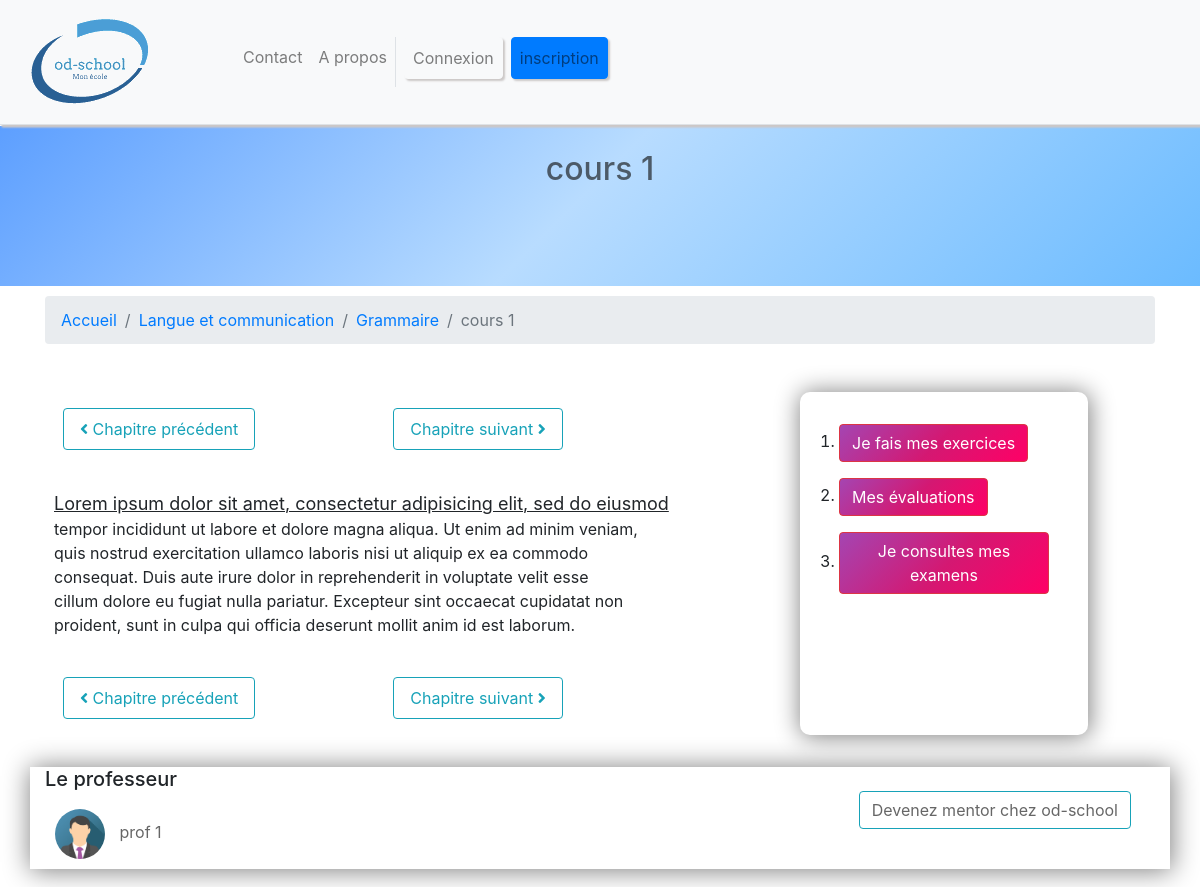
Page /cours/cours-1 on the committed database.
### tables this page shows
CREATE TABLE `chapitre` (
  `id_chapitre` int(11) NOT NULL,
  `titre_chapitre` varchar(100) DEFAULT NULL,
  `contenu_chapitre` longtext,
  `link_chapitre` varchar(255) NOT NULL,
  `matiere_id_matiere` int(11) NOT NULL,
  `date` timestamp NOT NULL DEFAULT CURRENT_TIMESTAMP
);

CREATE TABLE `profil` (
  `id_profil` int(11) NOT NULL,
  `nom_complet` varchar(70) DEFAULT NULL,
  `url_nom_complet` varchar(100) NOT NULL,
  `tel` varchar(45) DEFAULT NULL,
  `photo` varchar(45) DEFAULT NULL,
  `email` varchar(45) DEFAULT NULL,
  `a_propos` longtext,
  `sexe` varchar(20) NOT NULL
);

### application/controllers/Cours.php (called while the page is built, shortened)
<?php
class Cours extends CI_controller
{
	function index($matiereC){
		$this->load->model('public/Home_model');
		$data['AllInfoChapitre']=$this->Home_model->getAllchapitres($matiereC);
		$data['AllChapitre']=$this->Home_model->getChapitre($matiereC);
		$data['IDdomaine']=$this->Home_model->getIDdomaine($data['AllChapitre']['matiere_id_matiere']);
		$data['domaine']=$this->Home_model->getdomaineFDA($data['IDdomaine']['domaine_id_domaine']);
		$data['matiere']=$this->Home_model->getmatiereFDA($data['AllChapitre']['matiere_id_matiere']);
		$this->mybreadcrumb->add('Accueil', base_url());
		$this->mybreadcrumb->add($data['domaine']['domaine'], base_url('CM2/').$data['domaine']['url']);
        $this->mybreadcrumb->add($data['matiere']['matiere'], base_url('activite/').$data['matiere']['link_matiere']);
		$this->mybreadcrumb->add($data['AllChapitre']['titre_chapitre'], base_url());
		$data['breadcrumbs']=$this->mybreadcrumb->render();
		$data['id_chapitre']=$this->Home_model->getProfilByIdChapitre($data['AllChapitre']['id_chapitre']);
		$data['url_profil']=$this->Home_model->getProfilUrl($data['id_chapitre']['profil_id_profil']);
		$this->load->view('public/matiereAleatoire',$data);
	}
}

### index.php (called while the page is built, shortened)
<?php
require_once BASEPATH.'core/CodeIgniter.php';

### application/models/public/Home_model.php (called while the page is built, shortened)
<?php
class Home_model extends CI_model
{
	function getIDdomaine($id_matiere){
		$this->db->select('domaine_id_domaine');
		$IdDomaine=$this->db->get_where('matiere',['id_matiere'=>$id_matiere])->row_array();
		return $IdDomaine;
	}
	function getdomaineFDA($id_domaine){
		$this->db->select('domaine,url');
		$Domaine=$this->db->get_where('domaine',['id_domaine'=>$id_domaine])->row_array();
		return $Domaine;
	}
	function getChapitre($link_chapitre){
		$AllChapitre=$this->db->get_where('chapitre',['link_chapitre' =>$link_chapitre])->row_array();
		return $AllChapitre;
	}
	function getmatiereFDA($id_matiere){
		$this->db->select('matiere,link_matiere');
      $titre_matiereFDA=$this->db->get_where('matiere',['id_matiere'=>$id_matiere])->row_array();
		return $titre_matiereFDA;
	}
	function getProfilByIdChapitre($id_chapitre){
		$idProfil=$this->db->get_where('profil_chapitre',['chapitre_id_chapitre'=>$id_chapitre])->row_array();
		return $idProfil;
	}
	function getProfilUrl($id_chapiter){
		$this->db->select('url_nom_complet,nom_complet,photo');
		$Profil=$this->db->get_where('profil',['id_profil'=>$id_chapiter])->row_array();
		return $Profil;
	}
}

### application/views/public/matiereAleatoire.php (the view, shortened to what this page needs)
<section class="container-fluid od_header">
	<div class="container  od_titre_contenu">
		<div class="text-center p-4">
			<h2 style="opacity: 0.7"><?= $AllChapitre['titre_chapitre'] ?></h2>
		</div>
	</div>
</section>
<?php if (!empty($breadcrumbs)) :?>
		<div class="container " style="margin-top: 10px">
			<?php echo $breadcrumbs; ?>
		</div>
	<?php endif; ?>
<main class="container-fluid pb-4 od_main">
	<div class="container-fluid p-4 row">
		<section class=" col-xs-12 col-sm-12 col-md-8 col-lg-8">
			<div class="container p-4">
				<ul class="nav">
					<li class="nav-item">
						<a class="nav-link btn btn-outline-info" href="#"><i class='fas fa-angle-left'></i> Chapitre précédent </a>
					</li>
					<span class="od_separator"></span>
					<li class="nav-item">
						<a class="nav-link btn btn-outline-info" href="#">Chapitre suivant <i class='fas fa-angle-right'></i></a>
					</li>
				</ul>
			</div>
			<div class="container">
				<p><?= $AllChapitre['contenu_chapitre'] ?></p>
			</div>
			<div class="container p-4">
				<ul class="nav">
					<li class="nav-item">
						<a class="nav-link btn btn-outline-info" href="#"><i class='fas fa-angle-left'></i> Chapitre précédent </a>
					</li>
					<span class="od_separator"></span>
					<li class="nav-item">
						<a class="nav-link btn btn-outline-info" href="#">Chapitre suivant <i class='fas fa-angle-right'></i></a>
					</li>
				</ul>
			</div>
		</section>
		<section class=" m-2 col-xs-12 col-sm-12 col-md-3 col-lg-3 od_sidebar">
			<ol class="p-4 od_sidebar_ul">
				<li class="py-2" ><a style="color: #fff" class="btn btn-danger od_buton_EEE" href="<?= base_url('login')  ?>">Je fais mes exercices</a></li>
				<li class="py-2" ><a style="color: #fff" class="btn btn-danger od_buton_EEE" href="<?= base_url('login')  ?>">Mes évaluations</a></li>
				<li class="py-2"><a style="color: #fff" class="btn btn-danger od_buton_EEE" href="<?= base_url('login')  ?>">Je consultes mes examens</a></li>
			</ol>
		</section>
	</div>
	<div class="container d-flex flex-row flex-wrap justify-content-between od_profil">
		<div>
			<h5>Le professeur</h5>
			<a  href="<?= base_url('profil/').$url_profil['url_nom_complet'] ?>">
				<img class="od_profil_img" src="<?= base_url('assets/images/').$url_profil['photo'];  ?>">
				<?= $url_profil['nom_complet'] ?>
			</a>
		</div>
		<div class="p-4">
			<a class="btn btn-outline-info" href="">Devenez mentor chez od-school</a>
		</div>
	</div>
</main>

### assets/css/style.css (style rules this page uses)
body,html { padding: 0; margin: 0; }
.container-fluid { padding: 0; margin: 0; }
main { height: 560px; }
.od_header { background-image: linear-gradient(-225deg, #5D9FFF 0%, #B8DCFF 48%, #6BBBFF 100%); margin-top: 126px; height: 160px; }
.od_separator { width: 20%; }
.od_sidebar { height: auto; box-shadow:1px 1px 25px 1px grey; border-radius: 10px 10px; }
.od_sidebar_ul li a { color: rgba(0,0,0,0.6); }
.od_profil { border: none; box-shadow:1px 1px 25px 1px grey; height: auto; }
.od_profil_img { margin: 10px; border-radius: 50%; width: 50px; height: 50px; }
.od_profil a { text-decoration: none; color: rgba(0,0,0,0.6); }
.od_main { height: auto; }
.od_buton_EEE { background-image: linear-gradient(-225deg, #A445B2 0%, #D41872 52%, #FF0066 100%); }

### rows in the picture
chapitre: titre_chapitre "cours 1", contenu_chapitre "Lorem ipsum dolor sit amet, consectetur adipisicing elit, sed do eiusmod tempor incididunt ut labore et dolore magna aliqua. Ut enim ad minim veniam, quis nostrud exercitation ullamco laboris nisi ut aliquip ex ea commodo consequat. Duis aute irure dolor in reprehenderit in voluptate velit esse cillum dolore eu fugiat nulla pariatur. Excepteur sint occaecat cupidatat non proident, sunt in culpa qui officia deserunt mollit anim id est laborum."
profil: photo (picture), nom_complet "prof 1"

### other values in the picture
$breadcrumbs "Accueil Langue et communication Grammaire cours 1"
